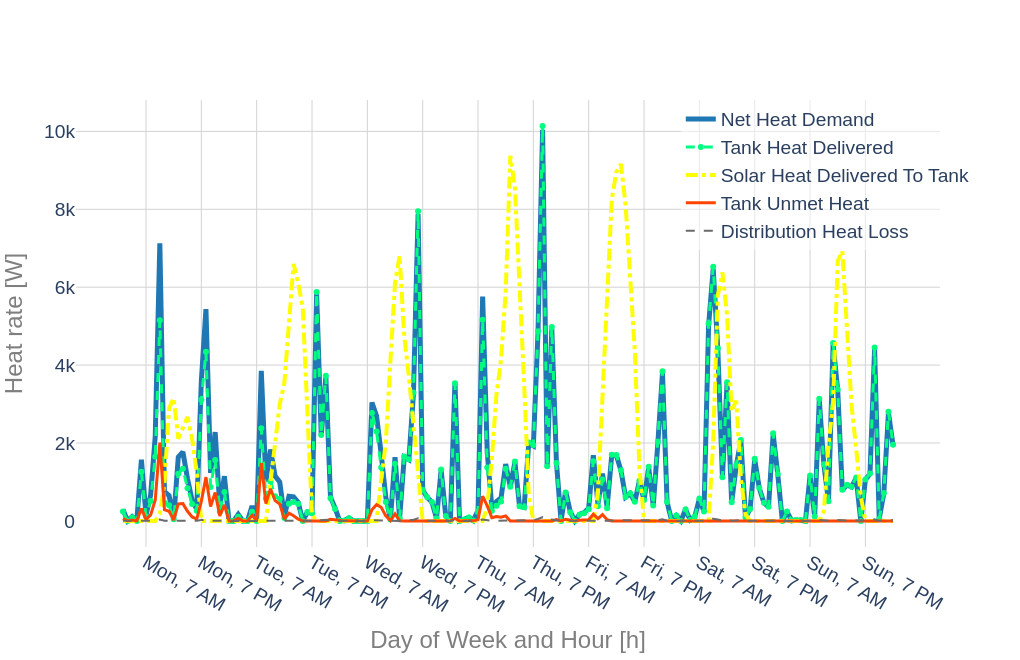

The code cell stored with this chart in its notebook:
### Code cell
# first_hour = 4897
# last_hour = 4897 + 5*24

print('month, day, hour:\nData starts at', ts_res_com_new_cold.loc[first_hour, ['month','day', 'hour']].transpose().values, 'and ends at',
ts_res_com_new_cold.loc[last_hour, ['month','day', 'hour']].transpose().values)

ts_res_com_new_cold['day_of_week']= calendar_df['day_of_week'].str[:3] + ', ' + calendar_df['am_pm']

# title = 'Community SWH New, Climate Zone ' + str(int(cold_cz))
title = ''

fig = Plot(data_headers = [r['q_dem'], r['q_del_tank'],r['q_del_sol'],r['q_unmet_tank'],r['q_dist_loss']], \
                 outpath = path, save_image = True, title = title, 
                 label_h = 'Day of Week and Hour [h]', label_v = 'Heat rate [W]',\
                 legend = True, duration_curve = False, margin_l = m_l, margin_b = m_b,\
                 notebook_mode = True, width = w, height = h, fontsize = f, legend_x = 0.7, legend_y = 1.0).\
            series(ts_res_com_new_cold.loc[first_hour + 1 : last_hour,\
                ['day_of_week', r['q_dem'], r['q_del_tank'],r['q_del_sol'],r['q_unmet_tank'],r['q_dist_loss']]], \
                 index_in_a_column = 'day_of_week', xtickvals = ts_res_com_new_cold['day_of_week'].unique()[6::12], \
                 outfile = 'ts_res_com_new_cold.pdf', modes = ['lines', 'lines+markers', 'lines', 'lines', 'lines'], \
                   dashes = ['solid','dash','dashdot','solid','dash'], width=[5,3,4,3,2], \
                   colors = ['rgb(31, 119, 180)', 'rgb(0,255,127)', 'rgb(255,255,0)','rgb(255,69,0)', 'rgb(107,107,107)'])

### Figure 1 — Plotly figure (JSON) as saved in the notebook; plotly's stock layout.template omitted (floating-point values rounded to 4 significant figures; data arrays with more than 128 entries replaced by an {"elided": "..."} marker saying what was removed)
{"data": [{"line": {"color": "rgb(31, 119, 180)", "dash": "solid", "width": 5}, "mode": "lines", "name": "Net Heat Demand", "type": "scatter", "x": {"elided": "168 str values"}, "y": {"elided": "168 float values"}}, {"line": {"color": "rgb(0,255,127)", "dash": "dash", "width": 3}, "mode": "lines+markers", "name": "Tank Heat Delivered", "type": "scatter", "x": {"elided": "168 str values"}, "y": {"elided": "168 float values"}}, {"line": {"color": "rgb(255,255,0)", "dash": "dashdot", "width": 4}, "mode": "lines", "name": "Solar Heat Delivered To Tank", "type": "scatter", "x": {"elided": "168 str values"}, "y": {"elided": "168 float values"}}, {"line": {"color": "rgb(255,69,0)", "dash": "solid", "width": 3}, "mode": "lines", "name": "Tank Unmet Heat", "type": "scatter", "x": {"elided": "168 str values"}, "y": {"elided": "168 float values"}}, {"line": {"color": "rgb(107,107,107)", "dash": "dash", "width": 2}, "mode": "lines", "name": "Distribution Heat Loss", "type": "scatter", "x": {"elided": "168 str values"}, "y": {"elided": "168 float values"}}], "layout": {"font": {"family": "arial", "size": 24}, "height": 660, "legend": {"bgcolor": "rgba(255, 255, 255, 0.5)", "font": {"family": "arial", "size": 19.2}, "x": 0.7, "y": 1}, "margin": {"b": 60, "l": 60}, "plot_bgcolor": "white", "showlegend": true, "title": {"font": {"family": "arial", "size": 24}, "text": ""}, "width": 1020, "xaxis": {"autorange": true, "gridcolor": "lightgrey", "range": [-10.18, 177.2], "tickfont": {"size": 19.2}, "tickvals": ["Mon, 7 AM", "Mon, 7 PM", "Tue, 7 AM", "Tue, 7 PM", "Wed, 7 AM", "Wed, 7 PM", "Thu, 7 AM", "Thu, 7 PM", "Fri, 7 AM", "Fri, 7 PM", "Sat, 7 AM", "Sat, 7 PM", "Sun, 7 AM", "Sun, 7 PM"], "title": {"font": {"color": "#7f7f7f", "size": 24}, "text": "Day of Week and Hour [h]"}, "type": "category"}, "yaxis": {"autorange": true, "gridcolor": "lightgrey", "range": [-670.1, 10810.0], "tickfont": {"size": 19.2}, "title": {"font": {"color": "#7f7f7f", "size": 24}, "text": "Heat rate [W]"}, "type": "linear"}}}
